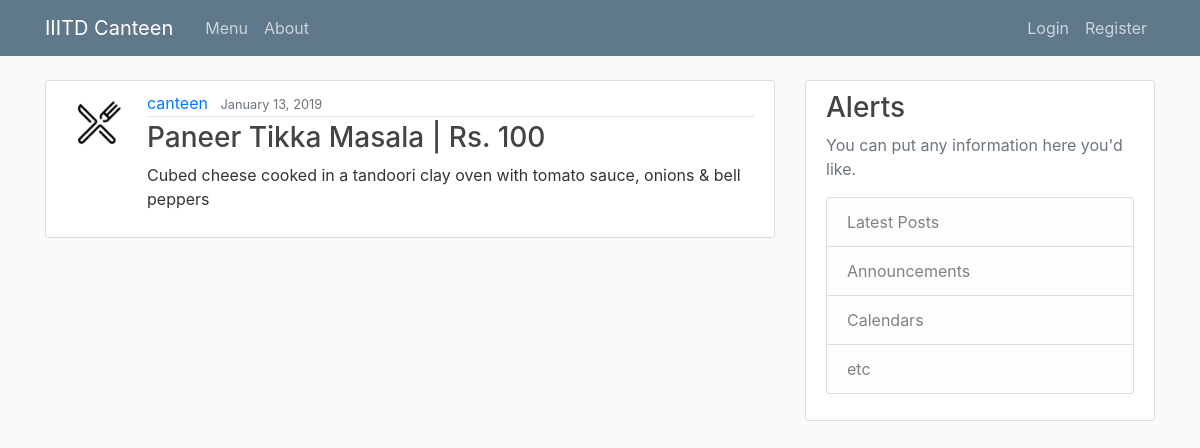
The page /post/33/ on the database its author committed.
### blog/models.py (models this page shows, shortened)
class Post(models.Model):
    title = models.CharField(max_length=100)
    content = models.TextField()
    date_posted = models.DateTimeField(default=timezone.now)
    author = models.ForeignKey(User, on_delete=models.CASCADE)

### users/models.py (models this page shows, shortened)
class Profile(models.Model):
    user = models.OneToOneField(User, on_delete=models.CASCADE)
    image = models.ImageField(default='default.jpg', upload_to='profile_pics')

### blog/views.py (the view)
# urls.py: path('post/<int:pk>/', PostDetailView.as_view(), name='post-detail'),
class PostDetailView(DetailView):
    model = Post

### blog/templates/blog/post_detail.html (shortened to what this page needs)
{% extends "blog/base.html" %}
{% block content %}
  <article class="media content-section">
    <img class="rounded-circle article-img" src="{{ object.author.profile.image.url }}">
    <div class="media-body">
      <div class="article-metadata">
        <a class="mr-2" href="{% url 'user-posts' object.author.username %}">{{ object.author }}</a>
        <small class="text-muted">{{ object.date_posted|date:"F d, Y" }}</small>
      </div>
      <h3 class="article-title">{{ object.title }}</h3>
      <p class="article-content">{{ object.content }}</p>
    </div>
  </article>
{% endblock content %}

### blog/static/blog/main.css (style rules this page uses)
body { background: #fafafa; color: #333333; margin-top: 5rem; }
h1, h2, h3, h4, h5, h6 { color: #444444; }
.content-section { background: #ffffff; padding: 10px 20px; border: 1px solid #dddddd; border-radius: 3px; margin-bottom: 20px; }
.article-title { color: #444444; }
.article-content { white-space: pre-line; }
.article-img { height: 65px; width: 65px; margin-right: 16px; }
.article-metadata { padding-bottom: 1px; margin-bottom: 4px; border-bottom: 1px solid #e3e3e3 }

### rows shown on the page
Post: author.profile.image (placeholder picture), author "canteen", date_posted "January 13, 2019", title "Paneer Tikka Masala | Rs. 100", content "Cubed cheese cooked in a tandoori clay oven with tomato sauce, onions & bell peppers"
